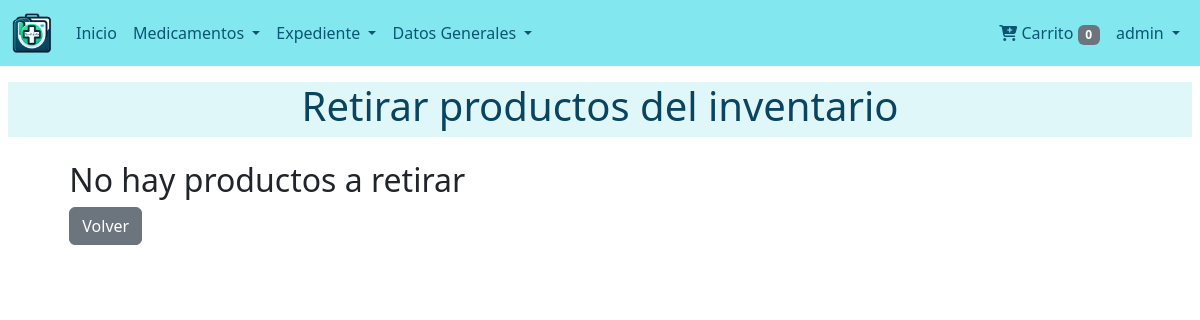
/retiros/ (signed in), run on an earlier commit of the app's database.
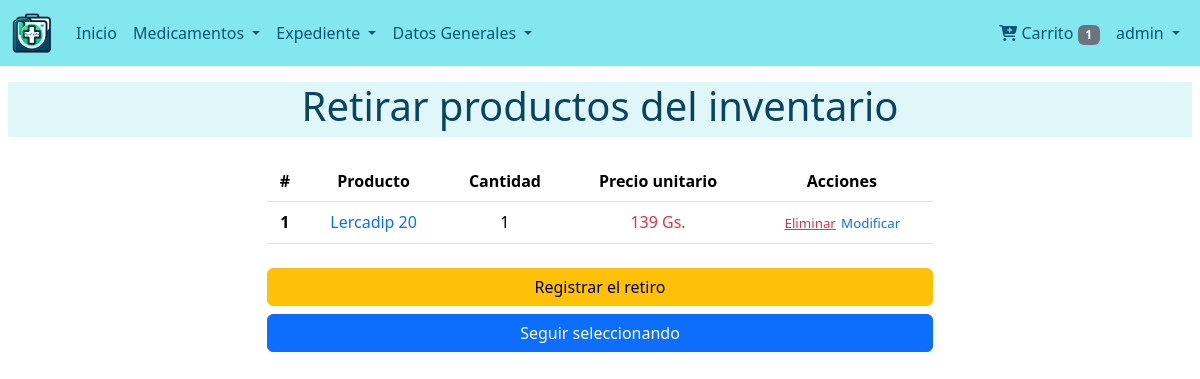
And on a later commit of the database.
### dispensers/models.py (models this page shows, shortened)
class DispenserProducts(models.Model):
    dispenser=models.ForeignKey(Dispenser, on_delete=models.CASCADE)
    product=models.ForeignKey(Product, on_delete=models.CASCADE)
    quantity=models.IntegerField(default=1)
    created_at = models.DateTimeField(auto_now_add=True)
    objects=DispenserProductsManger()

### products/models.py (models this page shows, shortened)
class Product(models.Model):
    nombre_local = models.CharField("Nombre", max_length=50, unique=True)
    existencia = models.PositiveBigIntegerField("Existencia en Inventario")
    uso_cotidiano=models.BooleanField("Usado actualmente", default=True)
    venta_controlada = models.BooleanField("Venta Controlada", default=False)
    presentacion = models.ForeignKey(Presentation, on_delete=models.SET_NULL, null=True, blank=True)
    cantidad_caja=models.PositiveBigIntegerField("Cantidad por caja", default=1)
    precio = models.PositiveBigIntegerField("Precio", default=0)
    compuesto_principal = models.TextField("Compuesto Principal", max_length=100, blank=True) # Debe ser una lista desplegable
    especialidad = models.ManyToManyField(Specialty, blank=True)
    fabricante = models.CharField("Fabricante", max_length=100, null=True, blank=True)
    pais = models.CharField("País", max_length=50, default='Paraguay', blank=True)
    descripcion = models.TextField("Descripción", blank=True)
    usos = models.TextField("Usos posibles", blank=True)
    posologia = models.TextField("Posología", blank=True)
    embarazo = models.TextField("Embarazo", blank=True)
    lactancia = models.TextField("Lactancia", blank=True)
    contraindicaciones = models.TextField("Contraindicaciones", blank=True)
    precauciones = models.TextField("Precauciones", blank=True)
    reacciones_adversas = models.TextField("Reacciones Adversas", blank=True)
    interacciones = models.TextField("Interacciones", blank=True)
    codigo_barras = models.CharField(max_length=100, unique=True, null=True, blank=True)
    imagen_caja=models.ImageField(upload_to='products/',null=True, blank=True)
    slug=models.SlugField(null=True, blank=True, unique=True)
    creado_el = models.DateTimeField("Creado el", auto_now_add=True)
    @property
    def precio_por_unidad(self):
        return round(self.precio / self.cantidad_caja) if self.cantidad_caja else 0
    class Meta:
        verbose_name = ("Producto")
        verbose_name_plural = ("Productos")

### dispensers/views.py (the view)
# urls.py: path('',views.dispenser,name='dispenser'),
def dispenser(request):
    dispenser = get_or_create_dispenser(request)
    return render(request, 'dispensers/dispenser.html', {'dispenser': dispenser})

### dispensers/context_processors.py (called while the page is built)
def cart_processor(request):
    dispenser = get_or_create_dispenser(request)
    return {'cart_item_count': dispenser.products.count() if dispenser else 0}

### dispensers/models.py (called while the page is built)
    def products_related(self):
        return self.dispenserproducts_set.select_related('product').all()

### dispensers/utils.py (called while the page is built, shortened)
def get_or_create_dispenser(request):
    user = request.user if request.user.is_authenticated else None
    if user:
        dispenser = Dispenser.objects.filter(user=user).first()
        if dispenser:
            request.session['dispenser_id'] = dispenser.dispenser_id
            return dispenser

### products/templatetags/product_extras.py (called while the page is built)
@register.filter
def price_format(value):
    try:
        value = float(value)
        formatted_value = '{:,.0f}'.format(value)
        formatted_value = formatted_value.replace(',', '.')
        return '{} Gs.'.format(formatted_value)
    except (ValueError, TypeError):
        return value  # Retorna el valor original si no se puede convertir

### dispensers/templates/dispensers/dispenser.html (shortened to what this page needs)
{% extends "base.html" %}
{% load product_extras %}
{% block content %}
    {% include "snippets/title.html" with title='Retirar productos del inventario' %}
    <div class="container">
        {% if dispenser.products.exists %}
            {% include "dispensers/snippets/withdrawal.html" %}
        {% else %}
            <div class="row justify-content-center">
                <div class="col-md-11">
                    <p class="h2">No hay productos a retirar</p>
                    <a href="{{ request.META.HTTP_REFERER }}" class="btn btn-secondary">Volver</a>
                </div>
            </div>
        {% endif %}
    </div>
{% endblock content %}

### templates/navbar.html (shortened to what this page needs)
{% load static %}
{% url 'index' as index %}
{% url 'dispensers:dispenser' as dispenser %}
<nav class="navbar navbar-expand-lg custom-navbar-bg navbar-light">
    <div class="container-fluid">
        <a class="navbar-brand" href="{% url 'index' %}">
            <img src="{% static 'images/icono.png' %}" alt="MedicFolio Logo" style="height: 40px;">
        </a>
        <div class="collapse navbar-collapse" id="navbarNavAltMarkup">
            <div class="navbar-nav me-auto">
                {% if user.is_authenticated %}
                    <a class="nav-link text-white {% if request.path == index %}active{% endif %}" href="{{ index }}">
                        Inicio
                    </a>
                    <li class="nav-item dropdown">
                        <a class="nav-link dropdown-toggle text-white" href="#" id="navbarDropdownMenuLink" role="button" data-bs-toggle="dropdown" aria-expanded="false">
                            Medicamentos
                        </a>
                    </li>
                    <li class="nav-item dropdown">
                        <a class="nav-link dropdown-toggle text-white" href="#" id="navbarDropdownDatosGenerales" role="button" data-bs-toggle="dropdown" aria-expanded="false">
                            Expediente
                        </a>
                    </li>
                    <li class="nav-item dropdown">
                        <a class="nav-link dropdown-toggle text-white" href="#" id="navbarDropdownDatosGenerales" role="button" data-bs-toggle="dropdown" aria-expanded="false">
                            Datos Generales
                        </a>
                    </li>
                {% endif %}
            </div>
            <div class="navbar-nav ms-auto">
                {% if user.is_authenticated %}
                <li><a class="nav-link text-white" href="{{ dispenser }}">
                    <i class="fas fa-cart-plus"></i> Carrito
                    <span class="badge bg-secondary">{{ cart_item_count }}</span>
                </a></li>
                {% endif %}
                {% if user.is_authenticated %}
                <li class="nav-item dropdown">
                    <a class="nav-link dropdown-toggle text-white" href="#" id="navbarDropdownUserMenu" role="button" data-bs-toggle="dropdown" aria-expanded="false">
                        {{ user.username }}
                    </a>
                </li>
                {% endif %}
            </div>
        </div>
    </div>
</nav>

### dispensers/templates/dispensers/snippets/withdrawal.html (shortened to what this page needs)
{% load product_extras %}
<div class="row justify-content-center">
    <div class="col-md-7">
        <table class="table">
            <thead>
                <tr class="text-center">
                    <th scope="col">#</th>
                    <th scope="col">Producto</th>
                    <th scope="col">Cantidad</th>
                    <th scope="col">Precio unitario</th>
                    <th scope="col">Acciones</th>
                </tr>
            </thead>
            <tbody>
                {% for cp in dispenser.products_related %}
                <tr class="text-center">
                    <th>{{ forloop.counter }}</th>
                    <td>
                        <a href="{% url 'products:product' cp.product.slug %}" class="text-decoration-none">{{ cp.product.nombre_local }}</a>
                    </td>
                    <td>{{ cp.quantity }}</td>
                    <td>
                        <span class="font-weight-bold text-danger">{{ cp.product.precio_por_unidad | price_format }}</span>
                    </td>
                    <td>
                        <form action="{% url 'dispensers:remove' %}" method="post" class="d-inline">
                            <button type="submit" class="btn btn-link p-0 text-danger" style="font-size: smaller;">Eliminar</button>
                        </form>
                        <a href="{% url 'dispensers:modify' cp.product.id %}" class="text-decoration-none text-primary" style="font-size: smaller;">Modificar</a>
                    </td>
                </tr>
                {% endfor %}
            </tbody>
        </table>
    </div>
</div>
<div class="row justify-content-center">
    <div class="col-md-7">
        <form action="{% url 'dispensers:register_withdrawal' %}" method="post" class="mt-2">
            <button type="submit" class="btn btn-warning w-100">Registrar el retiro</button>
        </form>
    </div>
</div>
<div class="row justify-content-center mt-2">
    <div class="col-md-7">
        <a href="{% url 'index' %}" class="btn btn-primary w-100">Seguir seleccionando</a>
    </div>
</div>

What changed in the data, as far as the page shows it:
added DispenserProducts: product.nombre_local "Lercadip 20", quantity "1", product.precio_por_unidad "139 Gs."
Also different on the page:
{{ cart_item_count }}: "0" → "1"
text no longer shown: "No hay productos a retirar Volver"
text now shown: "# Producto Cantidad Precio unitario Acciones Registrar el retiro Seguir seleccionando"
